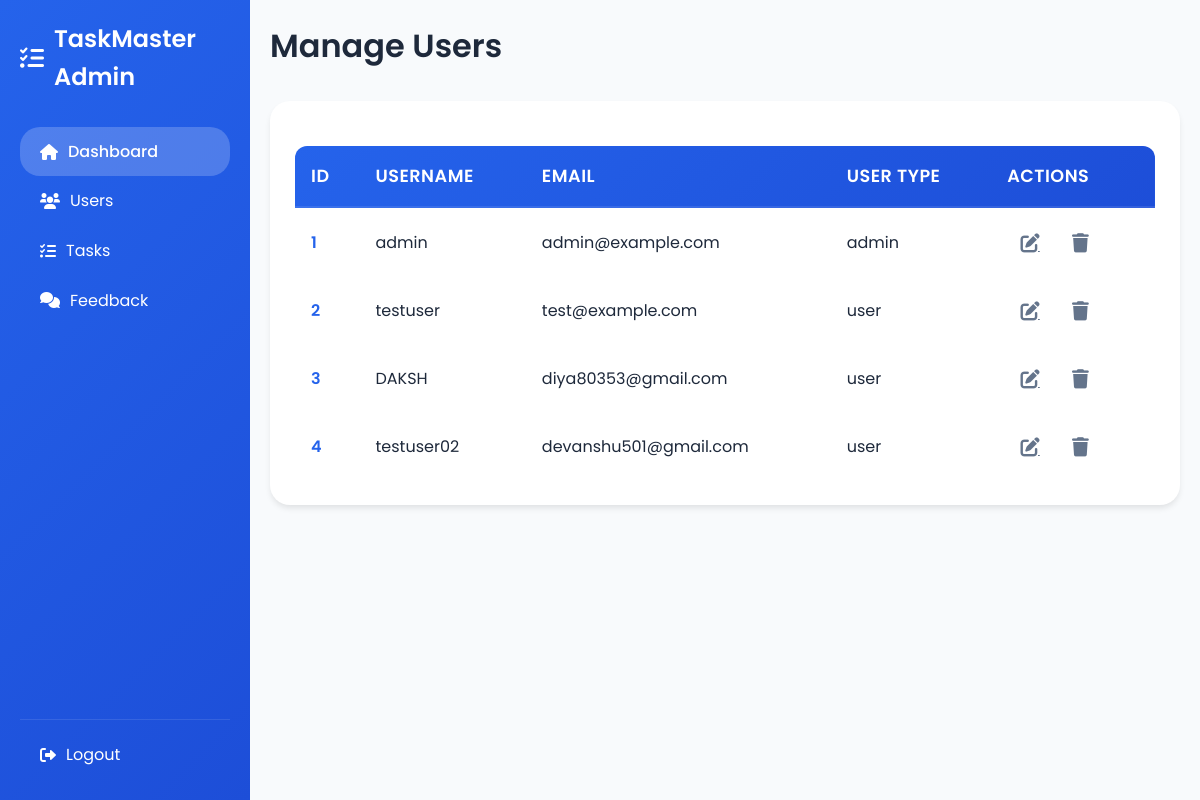
Page /admin/users (signed in) on the committed database.
### models.py (models this page shows, shortened)
class User(db.Model, UserMixin):
    __tablename__ = 'users'
    id = db.Column(db.Integer, primary_key=True)
    username = db.Column(db.String(80), unique=True, nullable=False)
    email = db.Column(db.String(120), unique=True, nullable=False)
    password_hash = db.Column(db.String(256), nullable=False)
    phone_number = db.Column(db.String(15), nullable=False)
    date_of_birth = db.Column(db.Date, nullable=False)
    user_type = db.Column(db.String(10), nullable=False, default="user")
    created_at = db.Column(db.DateTime, default=datetime.utcnow)
    updated_at = db.Column(db.DateTime, default=datetime.utcnow, onupdate=datetime.utcnow)
    @property
    def password(self):
        raise AttributeError('password is not a readable attribute')

### admin.py (the view)
@admin.route('/users')
@login_required
def manage_users():
    if current_user.user_type != 'admin':
        flash('Unauthorized access!', 'error')
        return redirect(url_for('admin.admindashboard'))
    users = User.query.all()
    return render_template('manage_users.html', users=users)

### app.py (called while the page is built)
@login_manager.user_loader
def load_user(user_id):
    return User.query.get(int(user_id))

### templates/manage_users.html (shortened to what this page needs)
<!DOCTYPE html>
<html lang="en">
<head>
  <link rel="stylesheet" href="{{ url_for('static', filename='css/admindashboard.css') }}">
  <link rel="stylesheet" href="https://cdnjs.cloudflare.com/ajax/libs/font-awesome/6.0.0/css/all.min.css">
</head>
<body>
  <div class="dashboard-container">
    {% include 'sidebar.html' %}
    <main class="main-content">
      <header class="dashboard-header">
        <h1>Manage Users</h1>
      </header>
      <section class="user-list">
        <table>
          <thead>
            <tr>
              <th>ID</th>
              <th>Username</th>
              <th>Email</th>
              <th>User Type</th>
              <th>Actions</th>
            </tr>
          </thead>
          <tbody>
            {% for user in users %}
            <tr>
              <td>{{ user.id }}</td>
              <td>{{ user.username }}</td>
              <td>{{ user.email }}</td>
              <td>{{ user.user_type }}</td>
              <td>
                <a href="{{ url_for('admin.edit_user', user_id=user.id) }}" class="btn-icon">
                  <i class="fas fa-edit"></i>
                </a>
                <a href="{{ url_for('admin.delete_user', user_id=user.id) }}" class="btn-icon"
                   onclick="return confirm('Are you sure you want to delete this user?')">
                  <i class="fas fa-trash"></i>
                </a>
              </td>
            </tr>
            {% endfor %}
          </tbody>
        </table>
      </section>
    </main>
  </div>
</body>
</html>

### static/css/admindashboard.css (style rules this page uses)
:root { --primary-color: #2563eb; --primary-hover: #1d4ed8; --secondary-color: #f59e0b; --background-light: #f8fafc; --text-dark: #1e293b; --text-light: #64748b; --white: #ffffff; --shadow-sm: 0 1px 3px rgba(0, 0, 0, 0.1); --shadow-md: 0 4px 6px -1px rgba(0, 0, 0, 0.1); --border-radius: 20px; --gradient-primary: linear-gradient(135deg, #2563eb, #1d4ed8); --gradient-secondary: linear-gradient(135deg, #f59e0b, #fbbf24); --card-hover-shadow: 0 20px 30px rgba(0, 0, 0, 0.15); --card-active-scale: 0.98; --transition-speed: 0.3s; --transition-timing: ease; }
* { margin: 0; padding: 0; box-sizing: border-box; transition: background-color var(--transition-speed) var(--transition-timing), color var(--transition-speed) var(--transition-timing), border-color var(--transition-speed) var(--transition-timing), box-shadow var(--transition-speed) var(--transition-timing); }
body { font-family: 'Poppins', sans-serif; background: var(--background-light); color: var(--text-dark); line-height: 1.6; }
.dashboard-container { display: flex; min-height: 100vh; }
.main-content { flex: 1; margin-left: 250px; padding: 20px; background: var(--background-light); min-height: 100vh; }
.dashboard-header { display: flex; justify-content: space-between; align-items: center; margin-bottom: 30px; }
.dashboard-header h1 { font-size: 2rem; font-weight: 600; color: var(--text-dark); animation: fadeIn 1s ease-in-out; }
.user-list { background: var(--white); border-radius: var(--border-radius); padding: 25px; box-shadow: var(--shadow-md); overflow: hidden; animation: fadeIn 0.5s ease-out; }
.user-list table { width: 100%; border-collapse: separate; border-spacing: 0; margin-top: 20px; }
.user-list thead tr { background: var(--gradient-primary); color: var(--white); }
.user-list th { padding: 16px; text-align: left; font-weight: 600; font-size: 1.1rem; text-transform: uppercase; letter-spacing: 0.5px; border-bottom: 2px solid rgba(255, 255, 255, 0.1); }
.user-list th:first-child { border-top-left-radius: 12px; }
.user-list th:last-child { border-top-right-radius: 12px; }
.user-list tbody tr { transition: all 0.3s ease; border-bottom: 1px solid var(--background-light); }
.user-list td { padding: 16px; vertical-align: middle; color: var(--text-dark); font-size: 1rem; }
.user-list td:first-child { font-weight: 600; color: var(--primary-color); }
.btn-icon { display: inline-flex; align-items: center; justify-content: center; width: 36px; height: 36px; border-radius: 50%; border: none; background: transparent; color: var(--text-light); transition: all 0.3s ease; margin: 0 5px; cursor: pointer; }
.btn-icon i { font-size: 1.2rem; }

### rows in the picture
User: id "1", username "admin", email "admin@example.com", user_type "admin"
User: id "2", username "testuser", email "test@example.com", user_type "user"
User: id "3", username "DAKSH", email "diya80353@gmail.com", user_type "user"
User: id "4", username "testuser02", email "devanshu501@gmail.com", user_type "user"
